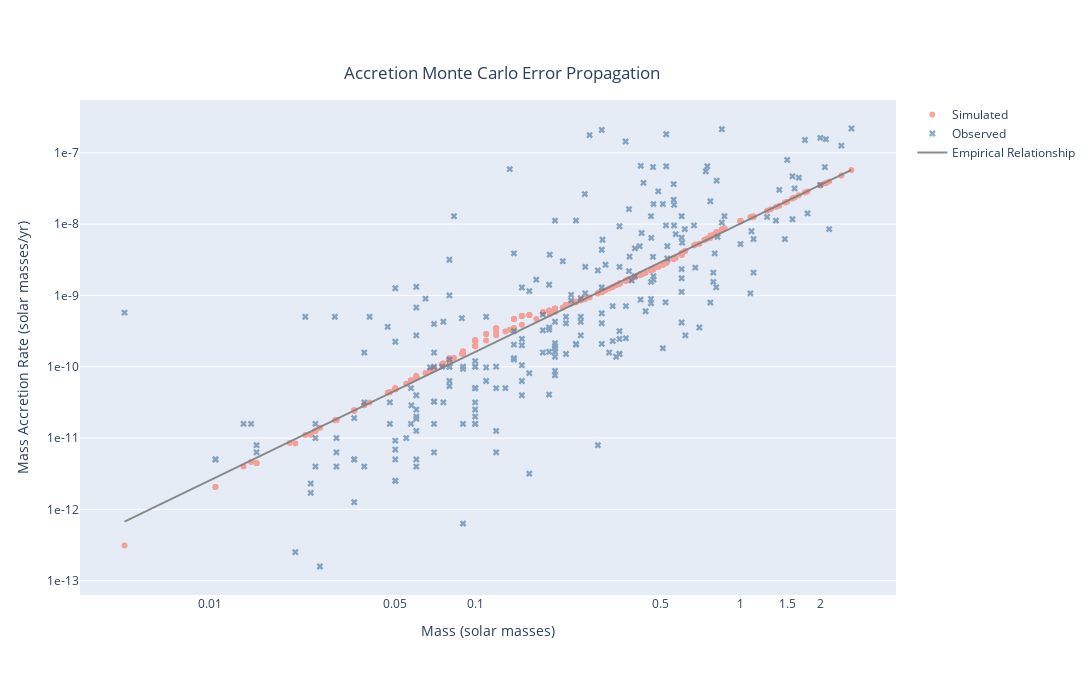

The cell this chart's notebook holds for it:
### Code cell
fig = build_figure(n.observed,df)
fig

### Figure 1 — Plotly figure (JSON) as saved in the notebook; plotly's stock layout.template omitted (floating-point values rounded to 4 significant figures; data arrays with more than 128 entries replaced by an {"elided": "..."} marker saying what was removed)
{"data": [{"marker": {"color": "salmon"}, "mode": "markers", "name": "Simulated", "opacity": 0.7, "type": "scatter", "x": {"elided": "269 float values"}, "y": {"elided": "269 float values"}}, {"marker": {"color": "#44749D", "symbol": "x"}, "mode": "markers", "name": "Observed", "opacity": 0.6, "type": "scatter", "x": {"elided": "269 float values"}, "y": {"elided": "269 float values"}}, {"marker": {"color": "gray"}, "mode": "lines", "name": "Empirical Relationship", "opacity": 0.9, "type": "scatter", "x": {"elided": "269 float values"}, "y": {"elided": "269 float values"}}], "layout": {"height": 675, "legend": {"title": {}}, "title": {"text": "Accretion Monte Carlo Error Propagation", "x": 0.46, "xanchor": "center", "y": 0.9, "yanchor": "top"}, "width": 1200, "xaxis": {"autorange": true, "range": [-2.488, 0.5845], "showgrid": false, "tickmode": "array", "tickvals": [0, 0.01, 0.05, 0.1, 0.5, 1, 1.5, 2], "title": {"text": "Mass (solar masses)"}, "type": "log"}, "yaxis": {"autorange": true, "range": [-13.2, -6.26], "showexponent": "all", "showgrid": true, "tickmode": "array", "ticktext": [1e-13, 1e-12, 1e-11, 1e-10, 1e-09, 1e-08, 1e-07, 1e-06], "tickvals": [1e-13, 1e-12, 1e-11, 1e-10, 1e-09, 1e-08, 1e-07, 1e-06], "title": {"text": "Mass Accretion Rate (solar masses/yr)"}, "type": "log"}}}
